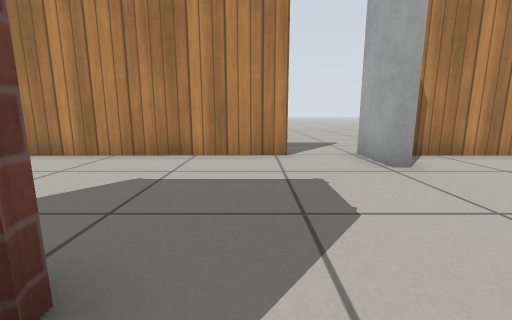
View 1 (above)

12 first-person views from a walk through a Gazebo world. The camera is 0.5 m above the floor, tilts 10° down and sees 90° across. The floor is counted in squares, 0.5 m on a side. Each view is taken from the middle of a square. On the plan, view 1 faces up. The plan holds only what a view shows up to about 11 squares ahead; the rest is blank. Simple patterns stand in for the simulator's built-in surfaces.

View 2
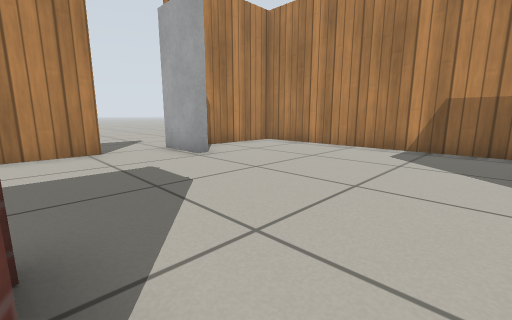

View 3
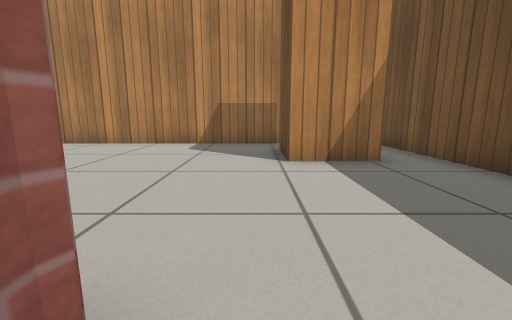

View 4
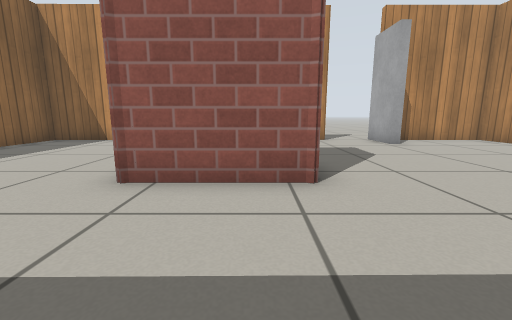

View 5
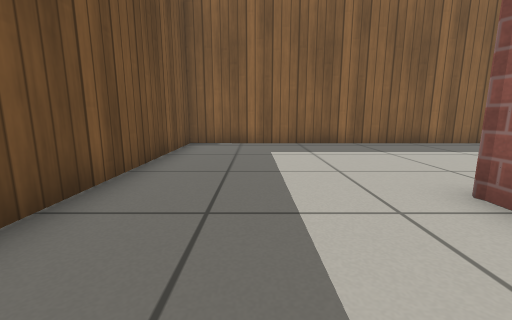

View 6
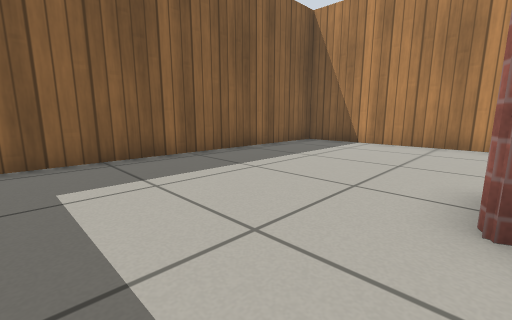

View 7
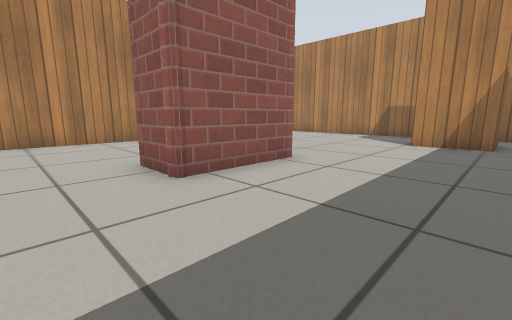

View 8
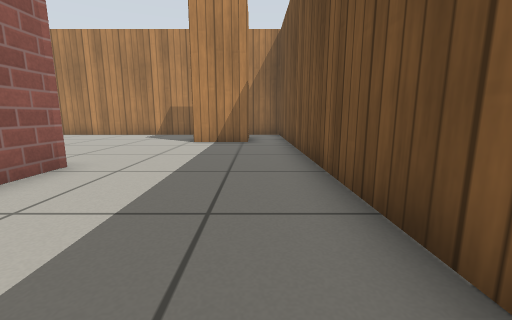

View 9
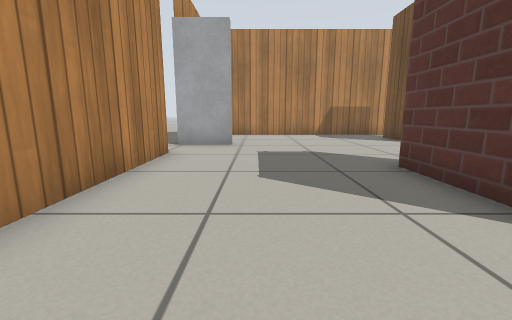

View 10
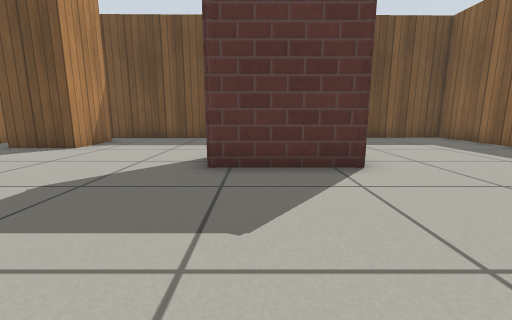

View 11
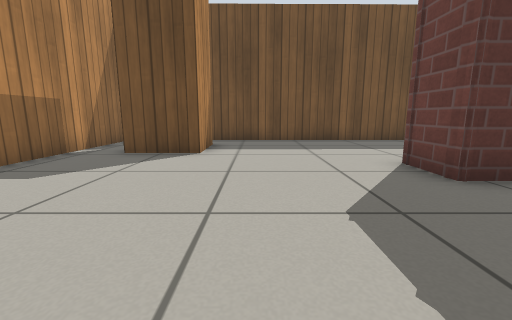

View 12
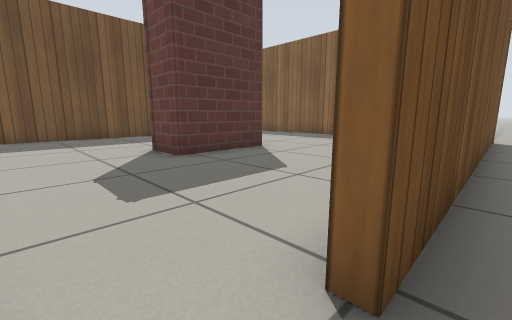

### Floor plan
Points are (right, up) in squares from view 1. A wall is a line through its corners. A room is listed if a view was taken in it or the views show most of it. See-through windows are left out.
Room 1 (views 1, 2, 3, 4, 5, 6, 7, 8, 9, 10, 11)
walls: (-1.1, 1.2) (-1.1, -0.2) (-1.1, -0.3) (-4.1, -0.3) (-4.1, 1.2) (-1.1, 1.2); (0.9, 6.3) (-10.1, 6.2) (-10.1, -5.3) (6.5, -5.2); (5.5, -3.7) (3.5, -3.7) (3.5, -1.7) (5.5, -1.7); (7, -4.8) (7, 6.4) (3.8, 6.4)
ways out: opening at (2, 7) to room 2
objects: door leaf (3, 5) to (3, 6)
Room 2 (view 12)
walls: (-10.4, 6.5) (0.9, 6.6)
ways out: opening at (2, 7) to room 1

Where each view was taken, in squares from view 1:
view 1: 0 up, 0 right, facing up
view 2: 1 down, 1 left, facing up-right
view 3: 1 down, 2 left, facing right
view 4: 4 down, 2 left, facing up
view 5: 3 down, 1 left, facing left
view 6: 3 down, 4 left, facing up-left
view 7: 4 down, 6 left, facing up-right
view 8: 4 down, 6 left, facing right
view 9: 4 up, 6 left, facing right
view 10: 6 up, 2 left, facing down
view 11: 5 up, 2 right, facing down
view 12: 7 up, 2 right, facing down-left
